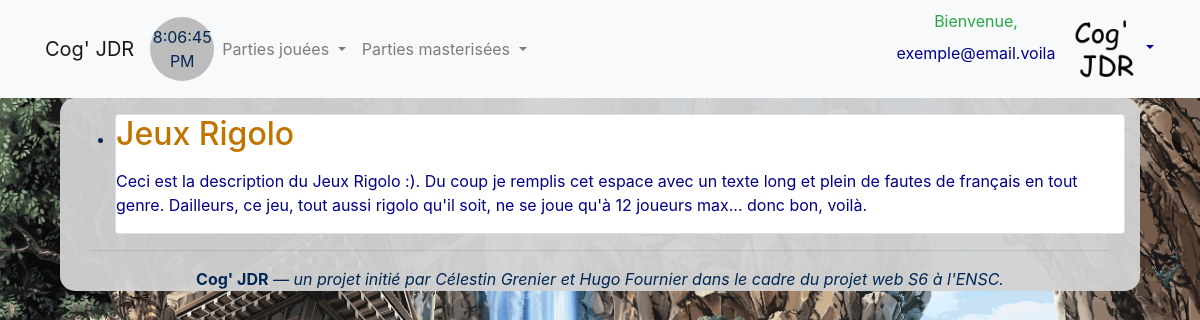
/ (signed in), run on the app's committed database.
### tables this page shows
create table JDR (
    id_jdr integer not null primary key auto_increment,
    id_modele_jdr integer,
    code_invite varchar(8),
    nb_max_joueurs integer not null,
    nb_min_joueurs integer not null,
    jours_ouvrables enum('5 jours', '6 jours', '7 jours') not null,
    etat_partie enum('lancement', 'deroulement', 'fin') not null,

    foreign key (id_modele_jdr) references ModeleJDR (id_modele_jdr)
);

create table ModeleJDR (
    id_modele_jdr integer not null primary key auto_increment, 
    id_createur integer,
    titre varchar(32) not null,
    desc_jdr varchar(1024) not null,
    fichier_regles varchar(128) not null,
    img_banniere varchar(128) not null,
    img_fond varchar(128) not null,
    img_logo varchar(128) not null,

    foreign key (id_createur) references Utilisateur (id)
);

### inclus/connexion.php (called while the page is built, shortened)
<?php
    $conn = new PDO("mysql:host=127.0.0.1;dbname=cogjdr;charset=utf8", "root", "", array(PDO::ATTR_ERRMODE => PDO::ERRMODE_EXCEPTION));
    function prepare_execute($conn, $string, $data) {
        $r = $conn->prepare($string);
        $r->execute($data);
        return $r;
    }
    function sql_select($table, $value, $where=array(), $order=null, $distinct=false) {
        global $conn;
        $execute_array = array();
        $execute_index = 'a';
        $value_builder = empty($distinct) ? "SELECT " : "SELECT DISTINCT ";
        if ($value == "*" || empty($value))
            $value_builder.= "*";
        elseif (is_array($value))
            $value_builder.= join(", ", $value);
        else
            $value_builder.= $value;
        $table_builder = "FROM `".(is_array($table) ? join("` JOIN `", $table) : $table)."`";
        $where_builder = empty($where) ? "WHERE 1" : "WHERE ";
        $sep = "";
        foreach ($where as $k => $v) {
            if (is_string($k) && strpos($k, "::") !== false)
                $where_builder.= "$sep".str_replace("::", ".", $k);
            else
                $where_builder.= "$sep$k";
            if (is_array($v)) {
                $where_builder.= " IN (";
                $sep_ = "";
                foreach ($v as $v_) {
                    if (strpos($v_, "::") !== false)
                        $where_builder.= "$sep_".str_replace("::", ".", $v_);
                    else {
                        $where_builder.= "$sep_:$execute_index";
                        $execute_array[$execute_index++] = $v_;
                    }
                    $sep_ = ", ";
                }
                $where_builder.= ")";
            } else {
                if (strpos($v, "::") !== false)
                    $where_builder.= "= ".str_replace("::", ".", $v);
                else {
                    $where_builder.= "= :$execute_index";
                    $execute_array[$execute_index++] = $v;
                }
            }
            $sep = " AND ";
        }
        $order_builder = empty($order) ? "" : "ORDER BY ";
        $sep = "";
        if (is_array($order))
            foreach ($order as $k => $v) {
                $order_builder.= "$sep$k $v";
                $sep = ", ";
            }
        return prepare_execute($conn, "$value_builder $table_builder $where_builder $order_builder", $execute_array);
    }
?>

### inclus/jdr/liste.php (the view, shortened to what this page needs)
<ul>
    <?php
        if (!isset($id_utilisateur))
            $r = sql_select(array('JDR', 'ModeleJDR'), "*", array('JDR::id_modele_jdr' => 'ModeleJDR::id_modele_jdr'), array('id_jdr' => 'DESC'), true);
        else
            $r = sql_select(
                    array('JDR', 'ModeleJDR', 'Joueur'),
                    "*",
                    array(
                        'JDR::id_modele_jdr' => 'ModeleJDR::id_modele_jdr',
                        'Joueur::id_jdr_participe' => 'JDR::id_jdr',
                        'Joueur::id_utilisateur' =>  $id_utilisateur
                    ),
                    array('id_jdr' => 'DESC'),
                    true
                );
        while ($jdr = $r->fetch()) { ?>
            <li>
                <a href="./jdr.php?id=<?=$jdr['id_jdr']?>">
                    <div class="card">
                        <h2><?=$jdr['titre']?></h2>
                        <p class="desc_jdr"><?=$jdr['desc_jdr']?></P>
                    </div>
                </a>
            </li><?php
        }
    ?>
</ul>

### css/global.css (style rules this page uses)
body { background-image: url("../images/jdr/waterfall.gif"); background-repeat : no-repeat; background-position : center; background-size : cover; color : rgb(0, 39, 83); }
h2,h3 { color: rgb(194, 116, 0); padding-bottom : 8px; }
a { color: darkblue; }

### css/discussion.css (style rules this page uses)
body { margin-bottom: 149px; }

### data on the page
jdr: id_modele_jdr.titre "Jeux Rigolo", id_modele_jdr.desc_jdr "Ceci est la description du Jeux Rigolo :). Du coup je remplis cet espace avec un texte long et plein de fautes de français en tout genre. Dailleurs, ce jeu, tout aussi rigolo qu'il soit, ne se joue qu'à 12 joueurs max... donc bon, voilà."

### other printed values
$_SESSION['email'] "exemple@email.voila"
